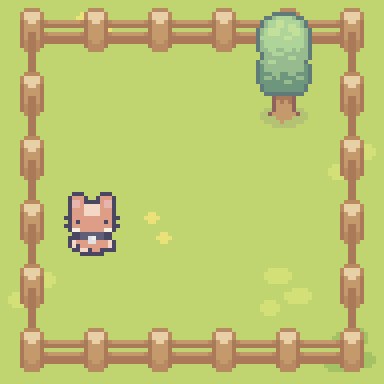

This is a level from a 2D game, rendered from its Tiled map with the project's own tilesets. A one-line summary and the complete map file follow:
An orthogonal 6x6 tile map with 64x64 px tiles, 4 tile layers (Ground, Fencing, Trees, Player), 10 tilesets.

<map version="1.9" tiledversion="1.9.1" orientation="orthogonal" renderorder="right-down" width="6" height="6" tilewidth="64" tileheight="64" infinite="0" nextlayerid="10" nextobjectid="1">
 <tileset firstgid="1" source="Tilesets/Fences.tsx" />
 <tileset firstgid="17" source="Tilesets/Grass.tsx" />
 <tileset firstgid="97" source="Tilesets/Hills.tsx" />
 <tileset firstgid="133" source="Tilesets/House Decoration.tsx" />
 <tileset firstgid="187" source="Tilesets/House.tsx" />
 <tileset firstgid="222" source="Tilesets/interaction.tsx" />
 <tileset firstgid="224" source="Tilesets/Objects.tsx" />
 <tileset firstgid="234" source="Tilesets/Paths.tsx" />
 <tileset firstgid="250" source="Tilesets/Plant Decoration.tsx" />
 <tileset firstgid="260" source="Tilesets/Water.tsx" />
 <layer id="1" name="Ground" width="6" height="6">
  <data encoding="csv">
59,22,59,59,59,59,
59,59,59,59,59,59,
59,59,59,59,59,31,
59,59,32,59,59,59,
31,59,59,59,30,59,
59,59,59,59,59,21
</data>
 </layer>
 <layer id="2" name="Fencing" width="6" height="6">
  <data encoding="csv">
2,15,15,15,15,4,
5,0,0,0,0,5,
5,0,0,0,0,5,
5,0,0,0,0,5,
5,0,0,0,0,5,
10,15,15,15,15,12
</data>
 </layer>
 <layer id="8" name="Trees" width="6" height="6">
  <data encoding="csv">
0,0,0,0,0,0,
0,0,0,0,230,0,
0,0,0,0,0,0,
0,0,0,0,0,0,
0,0,0,0,0,0,
0,0,0,0,0,0
</data>
 </layer>
 <layer id="9" name="Player" width="6" height="6">
  <data encoding="csv">
0,0,0,0,0,0,
0,0,0,0,0,0,
0,0,0,0,0,0,
0,225,0,0,0,0,
0,0,0,0,0,0,
0,0,0,0,0,0
</data>
 </layer>
</map>
